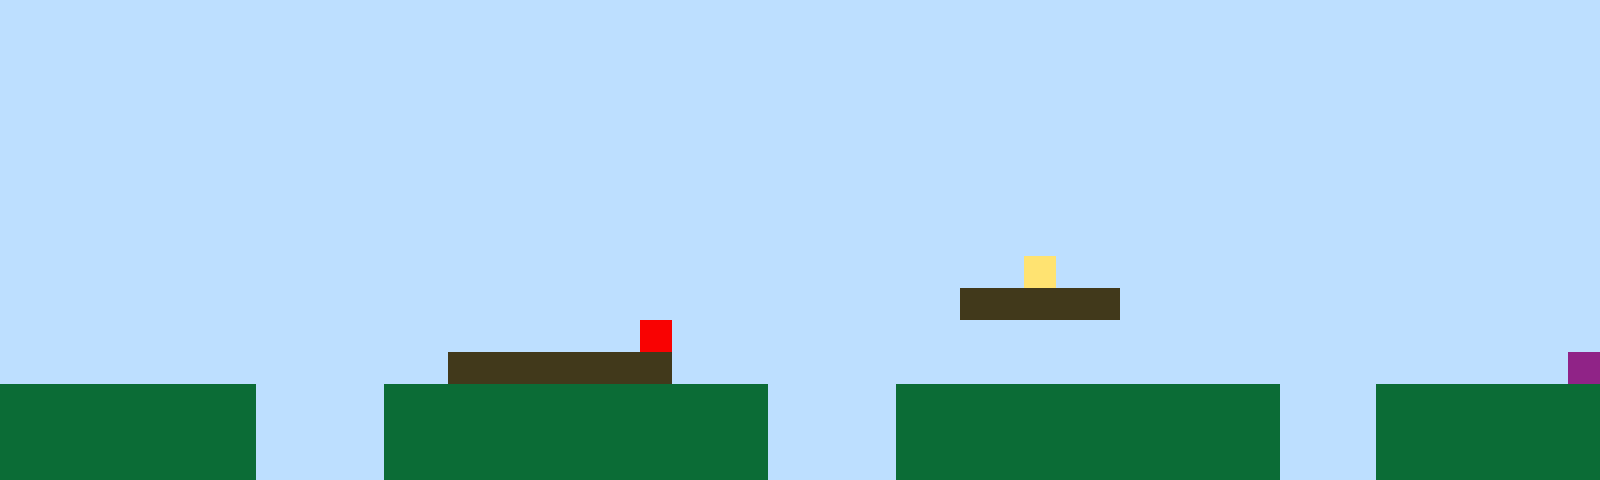

The image is a tile-based game level rendered from a .tmx file. Its description and complete source (layers, tilesets, objects, tile grids) follow:
An orthogonal 50x15 tile map with 32x32 px tiles, 1 tile layer (Tile Layer 1).

<map version="1.10" tiledversion="1.11.2" orientation="orthogonal" renderorder="right-up" width="50" height="15" tilewidth="32" tileheight="32" infinite="0" nextlayerid="2" nextobjectid="1"><editorsettings><export target="map1.csv" format="csv" /></editorsettings><tileset firstgid="1" name="sprites" tilewidth="32" tileheight="32" tilecount="6" columns="3"><image source="sprites.png" width="96" height="64" /></tileset><layer id="1" name="Tile Layer 1" width="50" height="15"><data encoding="csv">1,1,1,1,1,1,1,1,1,1,1,1,1,1,1,1,1,1,1,1,1,1,1,1,1,1,1,1,1,1,1,1,1,1,1,1,1,1,1,1,1,1,1,1,1,1,1,1,1,1,1,1,1,1,1,1,1,1,1,1,1,1,1,1,1,1,1,1,1,1,1,1,1,1,1,1,1,1,1,1,1,1,1,1,1,1,1,1,1,1,1,1,1,1,1,1,1,1,1,1,1,1,1,1,1,1,1,1,1,1,1,1,1,1,1,1,1,1,1,1,1,1,1,1,1,1,1,1,1,1,1,1,1,1,1,1,1,1,1,1,1,1,1,1,1,1,1,1,1,1,1,1,1,1,1,1,1,1,1,1,1,1,1,1,1,1,1,1,1,1,1,1,1,1,1,1,1,1,1,1,1,1,1,1,1,1,1,1,1,1,1,1,1,1,1,1,1,1,1,1,1,1,1,1,1,1,1,1,1,1,1,1,1,1,1,1,1,1,1,1,1,1,1,1,1,1,1,1,1,1,1,1,1,1,1,1,1,1,1,1,1,1,1,1,1,1,1,1,1,1,1,1,1,1,1,1,1,1,1,1,1,1,1,1,1,1,1,1,1,1,1,1,1,1,1,1,1,1,1,1,1,1,1,1,1,1,1,1,1,1,1,1,1,1,1,1,1,1,1,1,1,1,1,1,1,1,1,1,1,1,1,1,1,1,1,1,1,1,1,1,1,1,1,1,1,1,1,1,1,1,1,1,1,1,1,1,1,1,1,1,1,1,1,1,1,1,1,1,1,1,1,1,1,1,1,1,1,1,1,1,1,1,1,1,1,1,1,1,1,1,1,1,1,1,1,1,1,1,1,1,1,1,1,1,1,1,1,1,1,1,1,1,1,1,1,1,1,1,1,1,1,1,1,1,1,1,1,1,1,1,1,1,1,1,1,1,1,1,1,1,1,1,1,1,1,1,1,1,1,1,1,1,4,1,1,1,1,1,1,1,1,1,1,1,1,1,1,1,1,1,1,1,1,1,1,1,1,1,1,1,1,1,1,1,1,1,1,1,1,1,1,1,1,1,1,1,1,1,1,1,3,3,3,3,3,1,1,1,1,1,1,1,1,1,1,1,1,1,1,1,1,1,1,1,1,1,1,1,1,1,1,1,1,1,1,1,1,1,1,1,5,1,1,1,1,1,1,1,1,1,1,1,1,1,1,1,1,1,1,1,1,1,1,1,1,1,1,1,1,1,1,1,1,1,1,1,1,1,1,1,1,1,1,1,3,3,3,3,3,3,3,1,1,1,1,1,1,1,1,1,1,1,1,1,1,1,1,1,1,1,1,1,1,1,1,1,1,1,1,6,2,2,2,2,2,2,2,2,1,1,1,1,2,2,2,2,2,2,2,2,2,2,2,2,1,1,1,1,2,2,2,2,2,2,2,2,2,2,2,2,1,1,1,2,2,2,2,2,2,2,2,2,2,2,2,2,2,2,1,1,1,1,2,2,2,2,2,2,2,2,2,2,2,2,1,1,1,1,2,2,2,2,2,2,2,2,2,2,2,2,1,1,1,2,2,2,2,2,2,2,2,2,2,2,2,2,2,2,1,1,1,1,2,2,2,2,2,2,2,2,2,2,2,2,1,1,1,1,2,2,2,2,2,2,2,2,2,2,2,2,1,1,1,2,2,2,2,2,2,2</data></layer></map>
